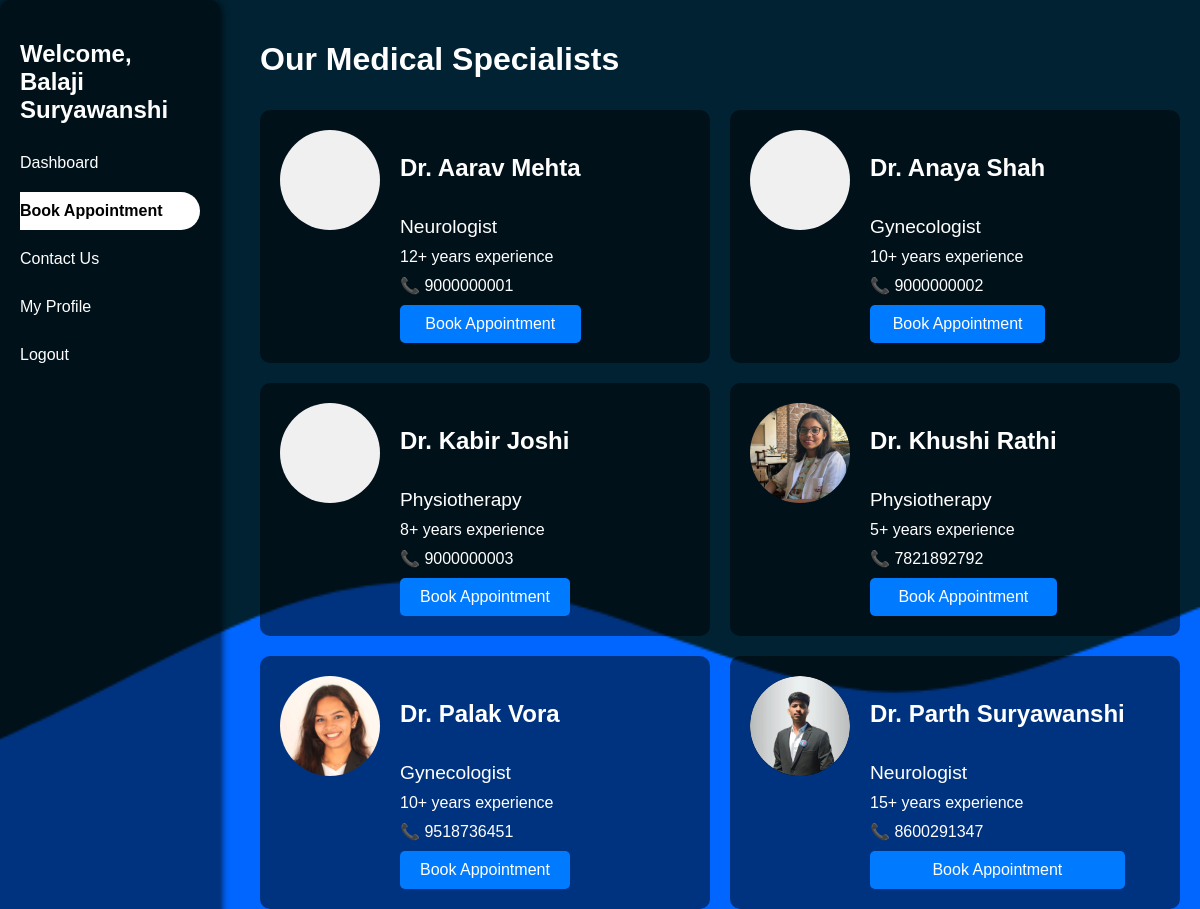
/user/doctors.php (signed in), run on the app's committed database.
### tables this page shows
CREATE TABLE doctors (
  doctor_id int NOT NULL AUTO_INCREMENT,
  `name` varchar(255) NOT NULL,
  specialization varchar(255) NOT NULL,
  experience int NOT NULL,
  contact_details varchar(255) NOT NULL,
  created_at timestamp NULL DEFAULT CURRENT_TIMESTAMP,
  photo varchar(255) DEFAULT NULL,
  PRIMARY KEY (doctor_id)
);

### user/doctors.php (the view, shortened to what this page needs)
<?php
require_once '../includes/db_connection.php';
$doctors = [];
try {
    $stmt = $pdo->query("SELECT * FROM doctors ORDER BY name");
    $doctors = $stmt->fetchAll();
} catch (PDOException $e) {
    error_log('User doctors fetch failed: ' . $e->getMessage());
    $error = "Unable to load doctors right now.";
}
?>
<!DOCTYPE html>
<html lang="en">
<head>
    <link href="../assets/css/style.css" rel="stylesheet">
</head>
<body>
    <div class="dashboard-container">
        <div class="user-sidebar">
            <h2>Welcome, <?= htmlspecialchars($_SESSION['name']) ?></h2>
            <nav>
                <a href="dashboard.php" class="nav-link">Dashboard</a>
                <a href="doctors.php" class="nav-link active">Book Appointment</a>
                <a href="contact.php" class="nav-link">Contact Us</a>
                <a href="profile.php" class="nav-link">My Profile</a>
                <a href="../auth/logout.php" class="nav-link">Logout</a>
            </nav>
        </div>
        <div class="user-main">
            <h1>Our Medical Specialists</h1>
            <?php if (empty($doctors)): ?>
                <div class="no-doctors">
                    <p>No doctors available at the moment. Please check back later.</p>
                </div>
            <?php else: ?>
                <div class="doctors-grid">
                    <?php foreach ($doctors as $doctor): ?>
                    <div class="doctor-card">
                        <?php if (!empty($doctor['photo'])): ?>
                            <img src="<?= htmlspecialchars($doctor['photo']) ?>"
                                 alt="Dr. <?= htmlspecialchars($doctor['name']) ?>"
                                 class="doctor-photo">
                        <?php else: ?>
                            <div class="doctor-photo" style="background: #f0f0f0;"></div>
                        <?php endif; ?>
                        <div class="doctor-info">
                            <h3 class="doctor-name">
                                Dr. <?= htmlspecialchars($doctor['name']) ?>
                            </h3>
                            <div class="doctor-specialization">
                                <?= htmlspecialchars($doctor['specialization']) ?>
                            </div>
                            <div class="doctor-experience">
                                <?= $doctor['experience'] ?>+ years experience
                            </div>
                            <div class="doctor-contact">
                                📞 <?= htmlspecialchars($doctor['contact_details']) ?>
                            </div>
                            <a href="book_appointment.php?doctor_id=<?= $doctor['doctor_id'] ?>"
                               class="btn">
                                Book Appointment
                            </a>
                        </div>
                    </div>
                    <?php endforeach; ?>
                </div>
            <?php endif; ?>
        </div>
    </div>
</body>
</html>

### assets/css/style.css (style rules this page uses)
body { font-family: 'Arial', sans-serif; margin: 0; padding: 0; color: white; box-sizing: border-box; background-image: url('./assets/image/wave.png'); background-repeat: no-repeat; background-size: cover; background-position: center; background-attachment: fixed; justify-items: center; }

### user/doctors.php (style rules this page uses)
body { font-family: 'Arial', sans-serif; margin: 0; padding: 0; color: white; box-sizing: border-box; background-image: url('../assets/image/wave.png'); background-repeat: no-repeat; background-size: cover; background-position: center; background-attachment: fixed; justify-items: center; margin-bottom: 10px; }
.dashboard-container { display: flex; width: 100%; height: 100vh; }
.user-sidebar { width: 15%; height: 100%; padding: 20px; background: rgba(0, 0, 0, 0.5); border-radius: 10px; box-shadow: 0 2px 10px rgba(0, 0, 0, 10); position: fixed; }
.user-sidebar h2 { color: white; font-size: 1.5rem; font-weight: bold; margin-bottom: 20px; }
.user-sidebar nav { display: flex; flex-direction: column; }
.nav-link { color: white; text-decoration: none; padding: 10px 0; margin-bottom: 10px; }
.nav-link:hover, .nav-link.active { background-color: white; border-radius: 0 20px 20px 0px; font-weight: bold; color: black; transition: 0.5s; }
.user-main { width: 80%; margin-left: 20%; padding: 20px; }
h1 { margin-bottom: 2rem; }
.doctors-grid { display: grid; grid-template-columns: repeat(auto-fill, minmax(300px, 1fr)); gap: 20px; }
.doctor-card { background: rgba(0, 0, 0, 0.5); border-radius: 10px; padding: 20px; display: flex; gap: 20px; }
.doctor-photo { width: 100px; height: 100px; border-radius: 50%; object-fit: cover; }
.doctor-info { display: flex; flex-direction: column; gap: 10px; }
.doctor-name { font-size: 1.5rem; font-weight: bold; }
.doctor-specialization { font-size: 1.2rem; }
.doctor-experience { font-size: 1rem; }
.doctor-contact { font-size: 1rem; }
.btn { padding: 10px 20px; background: #007bff; color: white; border: none; border-radius: 5px; cursor: pointer; text-decoration: none; text-align: center; transition: 0.5s; }

### data on the page
doctors: name "Aarav Mehta", specialization "Neurologist", experience "12", contact_details "9000000001"
doctors: name "Anaya Shah", specialization "Gynecologist", experience "10", contact_details "9000000002"
doctors: name "Kabir Joshi", specialization "Physiotherapy", experience "8", contact_details "9000000003"
doctors: photo (picture), name "Khushi Rathi", specialization "Physiotherapy", experience "5", contact_details "7821892792"
doctors: photo (picture), name "Palak Vora", specialization "Gynecologist", experience "10", contact_details "9518736451"
doctors: photo (picture), name "Parth Suryawanshi", specialization "Neurologist", experience "15", contact_details "8600291347"

### other printed values
$_SESSION['name'] "Balaji Suryawanshi"
